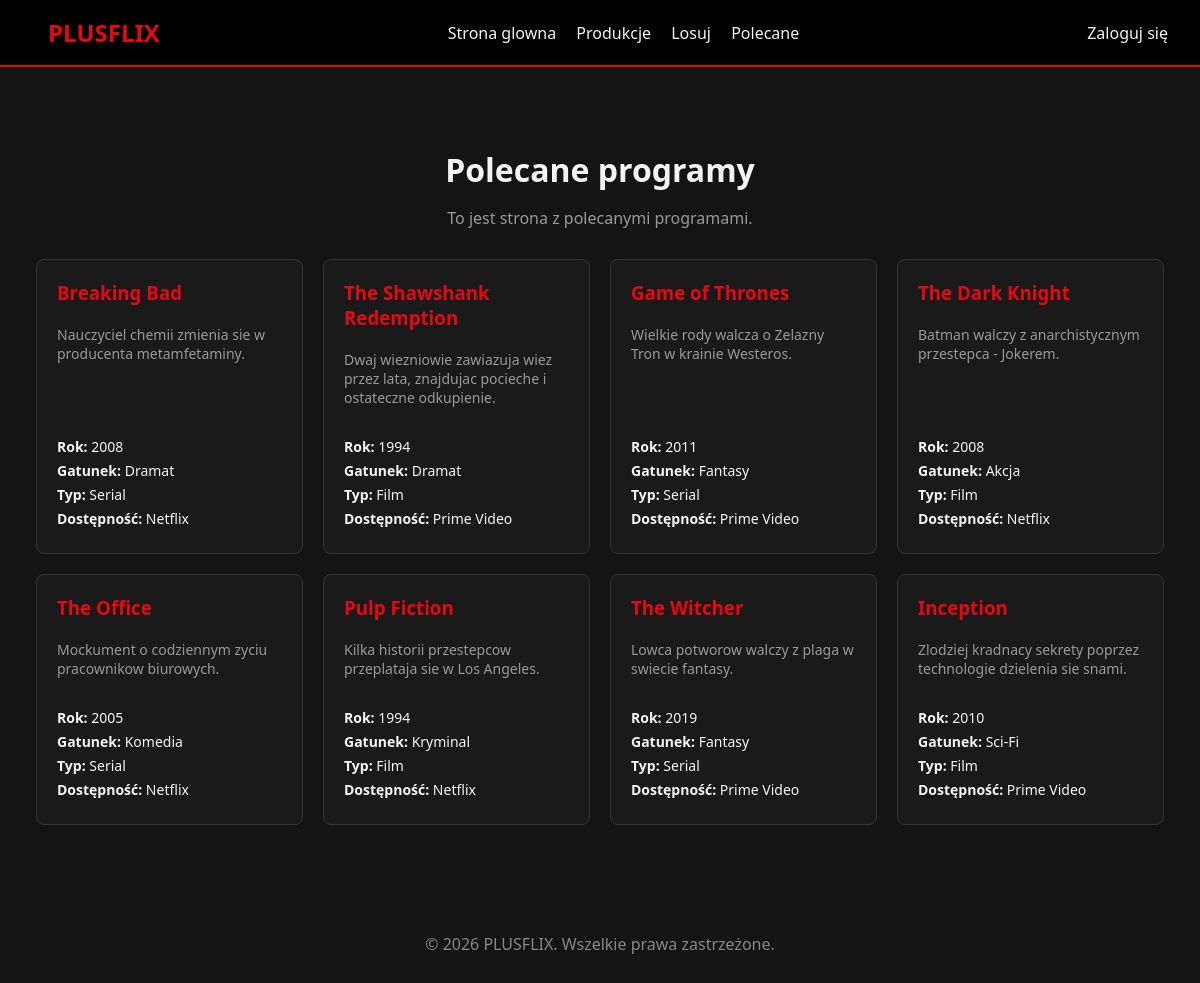
The app's page /recommended, older data.
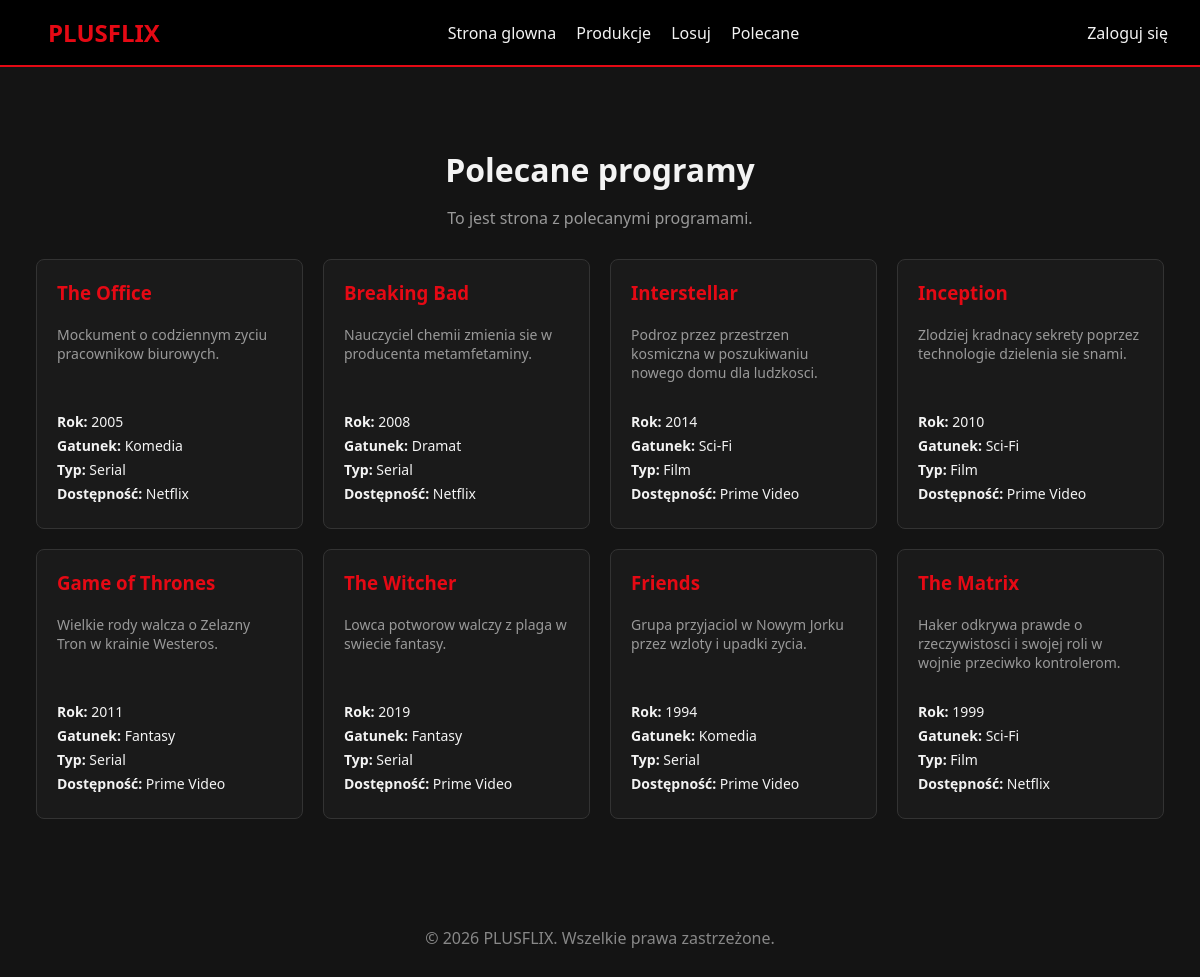
The same page, newer data.
### tables this page shows
CREATE TABLE IF NOT EXISTS productions (
    id INT AUTO_INCREMENT PRIMARY KEY,
    title VARCHAR(255) NOT NULL,
    type VARCHAR(50) NOT NULL,
    genre_id INT,
    description TEXT,
    streaming_platforms_id INT,
    year INT,
    rating DECIMAL(3,1),
    watchlist_count INT DEFAULT 0,
    created_at TIMESTAMP DEFAULT CURRENT_TIMESTAMP,
    FOREIGN KEY (genre_id) REFERENCES genres(id),
    FOREIGN KEY (streaming_platforms_id) REFERENCES streaming_platforms(id)
    );

CREATE TABLE IF NOT EXISTS genres (
    id INT AUTO_INCREMENT PRIMARY KEY,
    name VARCHAR(100) NOT NULL UNIQUE
);

CREATE TABLE IF NOT EXISTS streaming_platforms (
    id INT AUTO_INCREMENT PRIMARY KEY,
    name VARCHAR(100) NOT NULL,
    price DECIMAL(10,2),
    offer TEXT
    );

### app/Controllers/Recommended.php (called while the page is built, shortened)
<?php
class Recommended extends Controller {
    private $recommendedModel;
    public function __construct() {
        $this->recommendedModel = $this->model('Recommended');
    }
    public function index(): void {
        $recommended = $this->recommendedModel->getAllMovies();
        $data = [
            'title' => 'Polecane programy',
            'description' => 'To jest strona z polecanymi programami.',
            'series' => $recommended
        ];
        $this->view('pages/recommended', $data);
    }
}
?>

### core/Router.php (called while the page is built, shortened)
<?php
class Router {
    protected string $currentMethod = 'index';
    public function __construct() {
        $url = $this->getUrl();
        if ($url && strtolower($url[0]) === 'detail') {
            $this->currentController = 'App\\Controllers\\Pages';
            $this->currentMethod = 'detail';
            unset($url[0]);
        } elseif ($url && file_exists('../app/Controllers/' . ucwords($url[0]) . '.php')) {
            unset($url[0]);
        }
        $this->currentController = new $this->currentController;
        $this->params = $url ? array_values($url) : [];
        call_user_func_array([$this->currentController, $this->currentMethod], $this->params);
    }
    public function getUrl(): ?array {
        if (isset($_GET['url'])) {
            $url = rtrim($_GET['url'], '/');
            $url = filter_var($url, FILTER_SANITIZE_URL);
            return explode('/', $url);
        }
        return null;
    }
}

### public/index.php (called while the page is built, shortened)
<?php
spl_autoload_register(function($className) {
    $className = str_replace('\\', '/', $className);
    $file = '../' . $className . '.php';
});
$init = new Router();

### core/Database.php (called while the page is built, shortened)
<?php
class Database {
    private string $host = DB_HOST;
    private string $user = DB_USER;
    private string $pass = DB_PASS;
    private string $dbname = DB_NAME;
    private ?PDO $dbh = null;
    private $stmt;
    public function __construct() {
        $dsn = 'mysql:host=' . $this->host . ';dbname=' . $this->dbname;
        $options = [
            PDO::ATTR_PERSISTENT => true,
            PDO::ATTR_ERRMODE => PDO::ERRMODE_EXCEPTION,
            PDO::ATTR_DEFAULT_FETCH_MODE => PDO::FETCH_OBJ
        ];
        try {
            $this->dbh = new PDO($dsn, $this->user, $this->pass, $options);
        } catch (PDOException $e) {
            $this->error = $e->getMessage();
            echo "Błąd połączenia: " . $this->error;
        }
    }
    public function query(string $sql): void {
        $this->stmt = $this->dbh->prepare($sql);
    }
    public function execute(): bool {
        return $this->stmt->execute();
    }
    public function resultSet(): array {
        $this->execute();
        return $this->stmt->fetchAll();
    }
}

### app/Models/Recommended.php (called while the page is built, shortened)
<?php
class Recommended {
    private Database $db;
    public function __construct(Database $db) {
        $this->db = $db;
    }
    public function getAllMovies() {
        $this->db->query('SELECT id FROM productions');
        $movies = $this->db->resultSet();
        $this->db->query('SELECT p.*, g.name as genre, sp.name as streaming_platforms FROM productions p LEFT JOIN genres g ON p.genre_id = g.id LEFT JOIN streaming_platforms sp ON p.streaming_platforms_id = sp.id ORDER BY p.watchlist_count DESC, p.rating DESC, p.year DESC LIMIT 8');
        return $this->db->resultSet();
    }
}
?>

### app/Views/pages/recommended.php (the view, shortened to what this page needs)
<div class="page-container">
    <h1 class="page-title"><?php echo isset($title) ? htmlspecialchars($title) : ''; ?></h1>
    <p class="page-description"><?php echo isset($description) ? htmlspecialchars($description) : ''; ?></p>
    <?php if (empty($series)): ?>
        <p class="no-results">Brak filmów w bazie danych</p>
    <?php else: ?>
        <div class="movies-grid">
            <?php foreach($series as $item): ?>
                <a href="<?php echo URLROOT; ?>/pages/detail/<?php echo $item->id; ?>" class="movie-card-link">
                    <div class="movie-card">
                        <h3 class="movie-title"><?php echo $item->title; ?></h3>
                        <p class="movie-description"><?php echo $item->description; ?></p>
                        <div class="movie-details">
                            <p><strong>Rok:</strong> <?php echo $item->year; ?></p>
                            <p><strong>Gatunek:</strong> <?php echo $item->genre; ?></p>
                            <p><strong>Typ:</strong> <?php echo $item->type; ?></p>
                            <p><strong>Dostępność:</strong> <?php echo $item->streaming_platforms; ?></p>
                        </div>
                    </div>
                </a>
            <?php endforeach; ?>
        </div>
    <?php endif; ?>
</div>

Row changes from the older to the newer data that the page shows:
no longer on this page (row edited): productions: title "The Shawshank Redemption", description "Dwaj wiezniowie zawiazuja wiez przez lata, znajdujac pocieche i ostateczne odkupienie.", year "1994", genre.name "Dramat", type "Film", streaming_platforms.name "Prime Video"
no longer on this page (row edited): productions: title "The Dark Knight", description "Batman walczy z anarchistycznym przestepca - Jokerem.", year "2008", genre.name "Akcja", type "Film", streaming_platforms.name "Netflix"
no longer on this page (row edited): productions: title "Pulp Fiction", description "Kilka historii przestepcow przeplataja sie w Los Angeles.", year "1994", genre.name "Kryminal", type "Film", streaming_platforms.name "Netflix"
changed productions "The Office": moves up the list
now on this page (row edited): productions: title "Interstellar", description "Podroz przez przestrzen kosmiczna w poszukiwaniu nowego domu dla ludzkosci.", year "2014", genre.name "Sci-Fi", type "Film", streaming_platforms.name "Prime Video"
changed productions "Inception": moves up the list
now on this page (row edited): productions: title "Friends", description "Grupa przyjaciol w Nowym Jorku przez wzloty i upadki zycia.", year "1994", genre.name "Komedia", type "Serial", streaming_platforms.name "Prime Video"
now on this page (row edited): productions: title "The Matrix", description "Haker odkrywa prawde o rzeczywistosci i swojej roli w wojnie przeciwko kontrolerom.", year "1999", genre.name "Sci-Fi", type "Film", streaming_platforms.name "Netflix"
